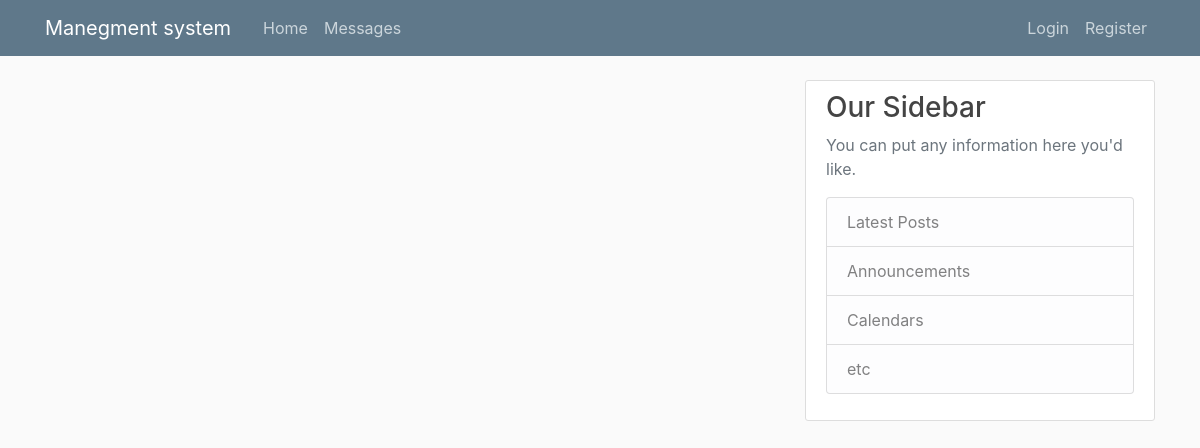
Before: /Devlop/12/ with the older database file.
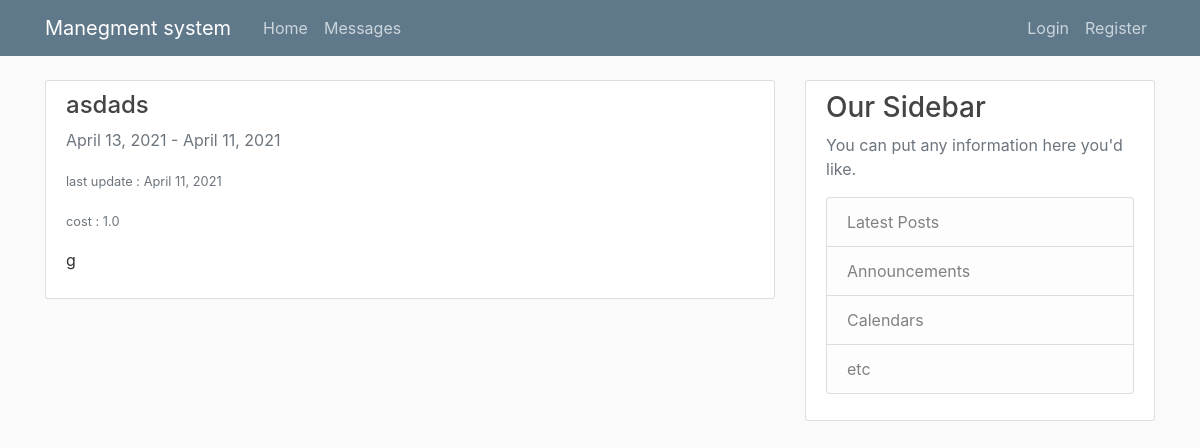
After: the same page with the newer database file.
### work/models.py (models this page shows, shortened)
class Task(models.Model):
    startTime = models.DateField(null=False)
    endTime = models.DateField(null=False)
    inCharge = models.ForeignKey(User, on_delete=models.CASCADE)
    workDone = models.IntegerField(default=0, validators=[MaxValueValidator(100), MinValueValidator(0)])
    lastUpdate = models.DateTimeField(null=False)
    cost = models.FloatField(null=False, default=0)
    TaskName = models.CharField(max_length=300, null=False)
    Description = models.CharField(max_length=500, null=True)
    projectnum = models.ForeignKey(project, on_delete=models.CASCADE)
    inSprint = models.BooleanField(default=False)

### pages/views.py (the view)
# urls.py: path('Devlop/<int:id>/',SubTasksPerTask_view,name='SubTasksPerTask_view'),
def SubTasksPerTask_view(request, id):
    obj = SubTask.objects.filter(TaskID=id)
    obj2 = Task.objects.filter(id=id)
    return render(request, "SubTasksPerTask.html", {'tasks': obj, 't': obj2, })

### templates/SubTasksPerTask.html (shortened to what this page needs)
{% extends "Base.html" %}
{% block content %}
    {% for task in t %}
        <article class="media content-section">
          <div class="media-body">
            <h4><a class="article-title" href="#">{{ task.TaskName }}</a></h4>
               <a class="text-muted">{{ task.startTime|date:"F d, Y" }}</a>
                <a class="text-muted"> - </a>
              <a class="text-muted">{{ task.endTime|date:"F d, Y" }}</a>
              <p></p><small class="text-muted">last update : {{ task.lastUpdate|date:"F d, Y" }}</small></p>
               <p></p><small class="text-muted">cost : {{ task.cost}}</small></p>
            <p class="article-content">{{ task.Description }}</p>
              </div>
        </article>
    {% endfor %}
{% endblock content %}

Changed rows visible on the page:
added Task: TaskName "asdads", startTime "April 13, 2021", endTime "April 11, 2021", lastUpdate "April 11, 2021", cost "1.0", Description "g"
